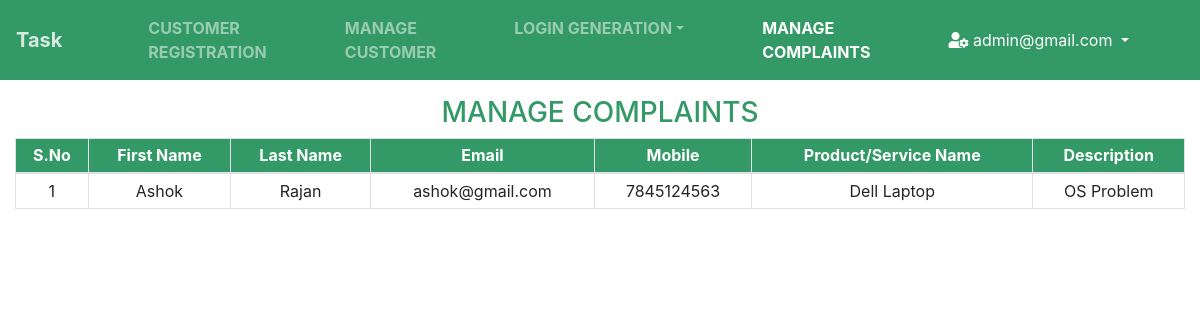
Screenshot of /managecomplaint.php (signed in) with the database file from the repository.
### tables this page shows
CREATE TABLE `complaints` (
  `id` int(11) NOT NULL,
  `cid` int(11) NOT NULL,
  `servicename` varchar(100) NOT NULL,
  `description` text NOT NULL
);

CREATE TABLE `customer` (
  `id` int(11) NOT NULL,
  `firstname` varchar(30) NOT NULL,
  `lastname` varchar(30) NOT NULL,
  `gender` varchar(10) NOT NULL,
  `address` text NOT NULL,
  `zipcode` int(11) NOT NULL,
  `email` varchar(30) NOT NULL,
  `mobile` varchar(15) NOT NULL
);

### managecomplaint.php (the view, shortened to what this page needs)
<?php
	include "header.php";
	include "connect.php";
?>
	<h3 id="heading">MANAGE COMPLAINTS</h3>
	<div class="table-responsive">
		<table class="table table-bordered table-sm">
			<thead class="thead">
				<tr>
					<th>S.No</th>
					<th>First Name</th>
					<th>Last Name</th>
					<th>Email</th>
					<th>Mobile</th>
					<th>Product/Service Name</th>
					<th>Description</th>
				</tr>
			</thead>
			<?php
				$result=mysql_query("select * from complaints",$con);
				for($i=1;$row=mysql_fetch_array($result);)
				{
					$res11=mysql_query("select * from customer where id='" . $row["cid"] . "'",$con);
					$row11=mysql_fetch_array($res11);
			?>
			<tbody id="data">
				<tr>
					<td><?php echo $i++; ?></td>
					<td><?php echo $row11["firstname"]; ?></td>
					<td><?php echo $row11["lastname"]; ?></td>
					<td><?php echo $row11["email"]; ?></td>
					<td><?php echo $row11["mobile"]; ?></td>
					<td><?php echo $row["servicename"]; ?></td>
					<td><?php echo $row["description"]; ?></td>
				</tr>
			</tbody>
			<?php
				}
			?>
		</table>
	</div>

### managecomplaint.php (style rules this page uses)
#heading { color:#339966; text-align:center; }
.thead { background-color:#339966; color:#fff; text-align:center; }
#data { text-align:center; }

### rows the page displays
complaints: customer.firstname "Ashok", customer.lastname "Rajan", customer.email "ashok@gmail.com", customer.mobile "7845124563", servicename "Dell Laptop", description "OS Problem"

### other values shown
$_SESSION["name"] "admin@gmail.com"
